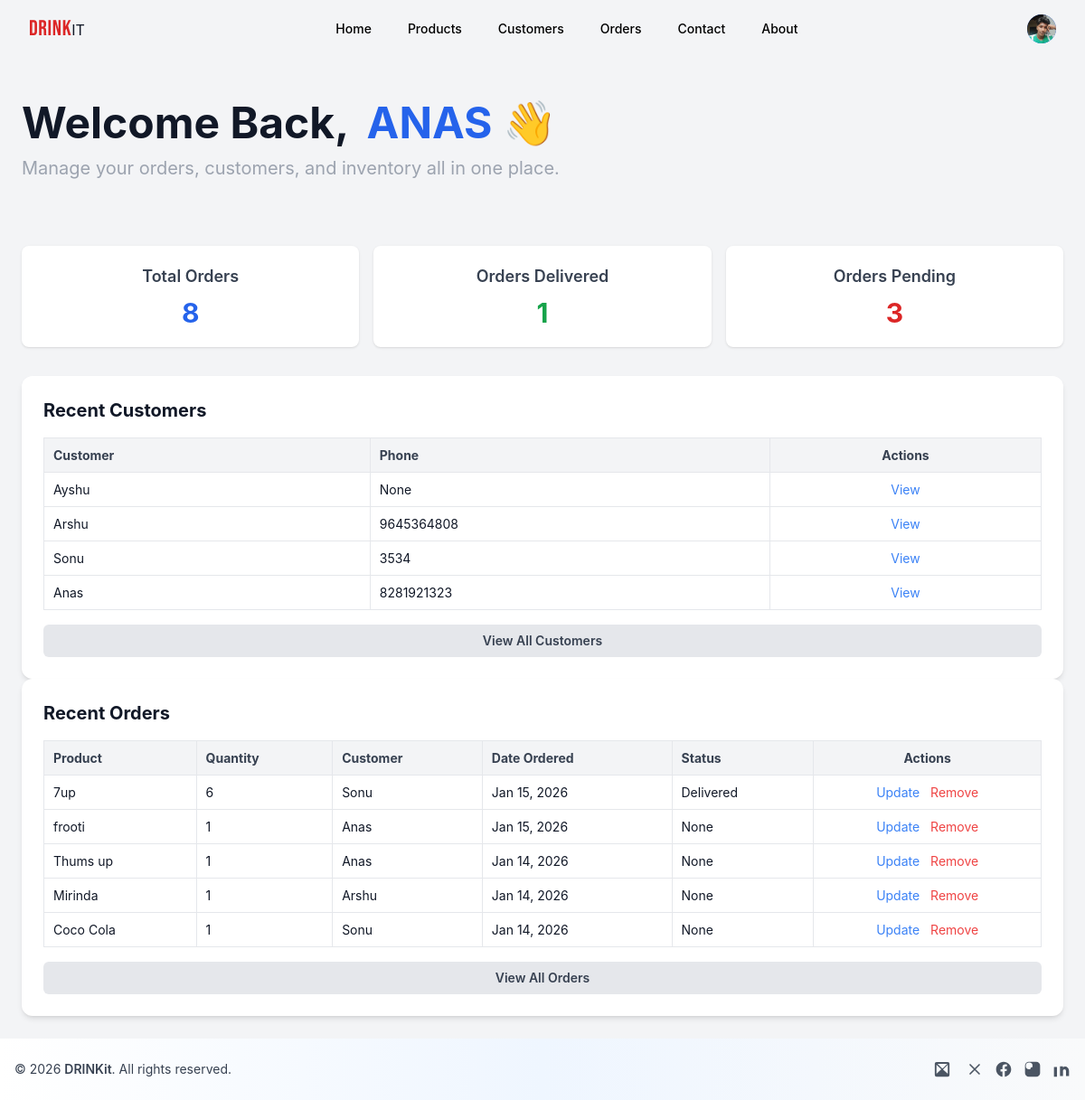
The app's page /home/ (signed in) with its own data.
### demo/models.py (models this page shows, shortened)
class customer(models.Model):
    user = models.OneToOneField(User, null=True, blank=True, on_delete=models.CASCADE)
    profile_pic = models.ImageField(default="profile.jpg", null=True, blank=True)
    name = models.CharField(max_length=200, null=True)
    phone = models.CharField(max_length=200, null=True)
    email = models.EmailField(max_length=200, null=True)
    date_created = models.DateTimeField(auto_now_add=True, null=True)
    def __str__(self):
        return self.name

class order(models.Model):
    STATUS = (
        ('Pending', 'Pending'),
        ('Out for delivery', 'Out for delivery'),
        ('Delivered', 'Delivered'),
    )
    customer = models.ForeignKey(customer, null=True, blank=True, on_delete=models.SET_NULL)
    product = models.ForeignKey(product, null=True, blank=True, on_delete=models.SET_NULL)
    quantity = models.CharField(max_length=200, null=True,default="1")
    date_created = models.DateTimeField(auto_now_add=True, null=True)
    status = models.CharField(max_length=200, null=True, blank=True, choices=STATUS)

class product(models.Model):
    CATEGORY = (
    ('carbonated', 'Carbonated Drinks'),
    ('juice', 'Natural Juices'),
    ('water', 'Bottled Water'),
    ('energy', 'Energy Drinks'),
)
    category = models.CharField(max_length=200, null=True, choices=CATEGORY)
    company = models.ManyToManyField(company, blank=True)
    name = models.CharField(max_length=200, null=True)
    price = models.FloatField(null=True)
    litre = models.CharField(max_length=200, null=True, blank=True)
    image = models.ImageField(null=True, blank=True, default='defualt.jpeg')
    date_created = models.DateTimeField(auto_now_add=True, null=True)
    def __str__(self):
        return self.name

### demo/decorators.py (the view)
        def wrapper_func(request, *args, **kwargs):
            group=None
            if request.user.groups.exists():
                group=request.user.groups.all()[0].name
            if group in allowed_roles or request.user.is_staff:
                return view_func(request, *args, **kwargs)
            else:
                return HttpResponse('You are not authorized to view this page')

### demo/views.py (called while the page is built)
@login_required(login_url='login')
@allowed_users(allowed_roles=['admin'])
def home(request):
    products=models.product.objects.all()
    customers=models.customer.objects.all()
    orders=models.order.objects.all()
    delivered=models.order.objects.filter(status='Delivered')
    pending=models.order.objects.filter(status='Pending')
    context={
        'products':products,
        'customers':customers,
        'orders':orders,
        'delivered':delivered,
        'pending':pending,
    }
    return render(request,'demo/home.html', context)

### demo/templates/demo/home.html (shortened to what this page needs)
<!DOCTYPE html>
<html lang="en">
{% load static %}
<head>
    <script src="https://cdn.tailwindcss.com"></script>
    <link rel="stylesheet" href="{% static 'css/home.css' %}">
</head>
<body class="bg-gray-100 flex flex-col min-h-screen">
    {% include 'demo/navbar.html' %}
   <div class="py-12 px-6">
  <div class="max-w-7xl mx-auto">
  <h1 class="text-4xl md:text-5xl font-bold mb-3">
  <span id="welcome-text" class="inline-block"></span>
  <span
    id="username"
    class="inline-block ml-2 opacity-0 text-blue-600"
  >{{ request.user.username|upper }} 👋
  </span>
</h1>
    <p class="text-lg md:text-xl text-gray-400">
      Manage your orders, customers, and inventory all in one place.
    </p>
  </div>
</div>
    <div class="p-4 md:p-6 animate-fade-in-up flex-grow">
    <div class="grid grid-cols-1 md:grid-cols-3 gap-4 text-center">
        <div class="bg-white p-5 rounded-lg shadow">
            <h2 class="text-lg font-semibold text-gray-700">Total Orders</h2>
            <p class="text-3xl font-bold text-blue-600 mt-2">{{ orders.count|default:0 }}</p>
        </div>
        <div class="bg-white p-5 rounded-lg shadow">
            <h2 class="text-lg font-semibold text-gray-700">Orders Delivered</h2>
            <p class="text-3xl font-bold text-green-600 mt-2">{{ delivered.count|default:0 }}</p>
        </div>
        <div class="bg-white p-5 rounded-lg shadow">
            <h2 class="text-lg font-semibold text-gray-700">Orders Pending</h2>
            <p class="text-3xl font-bold text-red-600 mt-2">{{ pending.count|default:0 }}</p>
        </div>
    </div>
    <div class="mt-8 grid grid-cols-1 lg:grid-cols-5 gap-6 hidden md:block">
        <div class="lg:col-span-2 bg-white p-6 rounded-xl shadow-md flex flex-col">
            <div class="flex justify-between items-center mb-4">
                <h1 class="text-xl font-bold">Recent Customers</h1>
            </div>
            <div class="overflow-x-auto flex-grow">
                <table class="w-full text-left">
                    <thead>
                        <tr class="border-b">
                            <th class="py-2">Customer</th>
                            <th class="py-2">Phone</th>
                            <th class="py-2 text-center">Actions</th>
                        </tr>
                    </thead>
                    <tbody>
                        {% for i in customers|dictsortreversed:"date_created"|slice:":5" %}
                        <tr class="border-b">
                            <td class="py-2">{{ i.name }}</td>
                            <td class="py-2">{{ i.phone }}</td>
                            <td class="py-2 text-center"><a href="{% url 'customer' i.id %}" class="text-blue-500 hover:underline">View</a></td>
                        </tr>
                        {% empty %}
                        <tr>
                            <td colspan="3" class="py-4 text-center text-gray-500">No customers found.</td>
                        </tr>
                        {% endfor %}
                    </tbody>
                </table>
            </div>
            <div class="mt-4 text-center">
                <a href="{% url 'all_customers' %}" class="block w-full bg-gray-200 text-gray-700 px-4 py-2 rounded-md hover:bg-gray-300 text-sm font-semibold transition">View All Customers</a>
            </div>
        </div>
        <div class="lg:col-span-3 bg-white p-6 rounded-xl shadow-md flex flex-col">
            <div class="flex justify-between items-center mb-4">
                <h1 class="text-xl font-bold">Recent Orders</h1>
            </div>
            <div class="overflow-x-auto flex-grow">
                <table class="w-full text-left">
                    <thead>
                        <tr class="border-b">
                            <th class="py-2">Product</th>
                            <th class="py-2">Quantity</th>
                            <th class="py-2">Customer</th>
                            <th class="py-2">Date Ordered</th>
                            <th class="py-2">Status</th>
                            <th class="py-2 text-center">Actions</th>
                        </tr>
                    </thead>
                    <tbody>
                        {% for j in orders|dictsortreversed:"date_created"|slice:":5" %}
                        <tr class="border-b">
                            <td class="py-2">{{j.product}}</td>
                            <td class="py-2">{{j.quantity}}</td>
                            <td class="py-2">{{j.customer}}</td>
                            <td class="py-2">{{j.date_created|date:"M d, Y"}}</td>
                            <td class="py-2">{{j.status}}</td>
                            <td class="py-2 text-center space-x-2">
                                <a href="{% url 'update_order' j.id %}?next={{ request.path }}" class="text-blue-500 hover:underline">Update</a>
                                <a href="{% url 'delete_order' j.id %}?next={{ request.path }}" class="text-red-500 hover:underline">Remove</a>
                            </td>
                        </tr>
                        {% empty %}
                        <tr>
                            <td colspan="5" class="py-4 text-center text-gray-500">No recent orders found.</td>
                        </tr>
                        {% endfor %}
                    </tbody>
                </table>
            </div>
            <div class="mt-4 text-center">
                <a href="{% url 'all_orders' %}" class="block w-full bg-gray-200 text-gray-700 px-4 py-2 rounded-md hover:bg-gray-300 text-sm font-semibold transition">View All Orders</a>
            </div>
        </div>
    </div>
    </div>
    {% include 'demo/footer.html' %}
</body>
</html>

### demo/templates/demo/navbar.html (shortened to what this page needs)
{% load static %}
<script src="https://cdn.tailwindcss.com"></script>
<nav class="bg-transparent text-black ">
    <div class="max-w-7xl mx-auto px-4 sm:px-6 lg:px-8">
        <div class="flex items-center justify-between h-16">
            <div class="flex-shrink-0 flex items-center">
                {% if request.user.is_superuser %}
                 <a href="{% url 'home' %}" class=" hover:text-red-300 hover:scale-105 transition">
                    <div><span class="text-2xl font-['Bebas_Neue'] tracking-wide text-red-600 mb-5 animate-fade-in-up ">DRINK</span><span class="text-gray-900">IT</span></div></a>
                {% else %}
                 <a href="{% url 'user_home' %}" class=" hover:text-red-300 hover:scale-105 transition">
                    <div><span class="text-2xl font-['Bebas_Neue'] tracking-wide text-red-600 mb-5 animate-fade-in-up ">DRINK</span><span class="text-gray-900">IT</span></div></a>
                {% endif %}
            </div>
            <div class="hidden md:block">
                {% if request.user.is_superuser %}
                  <div class="ml-10 flex items-baseline space-x-4">
                    <a href="{% url 'home' %}" class="px-3 py-2 rounded-md text-sm font-medium text-black hover:scale-105 transition">Home</a>
                    <a href="{% url 'products' %}" class="px-3 py-2 rounded-md text-sm font-medium text-black hover:scale-105 transition">Products</a>
                    <a href="{% url 'all_customers' %}" class="px-3 py-2 rounded-md text-sm font-medium text-black hover:scale-105 transition">Customers</a>
                    <a href="{% url 'all_orders' %}" class="px-3 py-2 rounded-md text-sm font-medium text-black hover:scale-105 transition">Orders</a>
                    <a href="#footer" class="px-3 py-2 rounded-md text-sm font-medium text-black hover:scale-105 transition">Contact</a>
                    <a href="{% url 'about' %}" class="px-3 py-2 rounded-md text-sm font-medium text-black hover:scale-105 transition">About</a>
                  </div>
                {% endif %}
            </div>
            <div class="flex items-center">
                <div class="hidden md:block ml-4">
                    {% if request.user.is_authenticated %}
                    <div class="relative">
                        <button onclick="document.getElementById('user-menu-dropdown').classList.toggle('hidden')" class="flex items-center max-w-xs bg-transparent rounded-full focus:outline-none focus:ring-2 focus:ring-offset-2 focus:ring-offset-transparent focus:ring-gray-300">
                            <div class="h-8 w-8 rounded-full bg-blue-600 flex items-center justify-center text-white font-bold overflow-hidden">
                                {% if request.user.customer and request.user.customer.profile_pic %}
                                    <img class="h-full w-full object-cover" src="{{ request.user.customer.profile_pic.url }}" alt="Profile">
                                {% else %}
                                    {{ request.user.username|slice:":1"|upper }}
                                {% endif %}
                            </div>
                        </button>
                    </div>
                    {% else %}
                    <a href="{% url 'login' %}" class="bg-blue-500 text-white px-4 py-2 rounded-md hover:bg-blue-600 text-sm font-semibold">Login</a>
                    {% endif %}
                </div>
            </div>
        </div>
    </div>
</nav>

### static/css/home.css (style rules this page uses)
:root { --bg: #f8fafc; --muted: #6b7280; --border: #e5e7eb; font-family: Inter, ui-sans-serif, system-ui, -apple-system, "Segoe UI", Roboto, "Helvetica Neue", Arial; }
html, body { height: 100%; margin: 0; background: var(--bg); color: #111827; }
table { width: 100%; border-collapse: collapse; font-size: 14px; }
th, td { border: 1px solid var(--border); padding: 10px; text-align: left; }
thead th { background: #f3f4f6; font-weight: 700; color: #374151; }

### records on screen
customer: name "Ayshu", phone "None"
customer: name "Arshu", phone "9645364808"
customer: name "Sonu", phone "3534"
customer: name "Anas", phone "8281921323"
order: product "7up", quantity "6", customer "Sonu", date_created "Jan 15, 2026", status "Delivered"
order: product "frooti", quantity "1", customer "Anas", date_created "Jan 15, 2026", status "None"
order: product "Thums up", quantity "1", customer "Anas", date_created "Jan 14, 2026", status "None"
order: product "Mirinda", quantity "1", customer "Arshu", date_created "Jan 14, 2026", status "None"
order: product "Coco Cola", quantity "1", customer "Sonu", date_created "Jan 14, 2026", status "None"

### other values on screen
{{ request.user.username|upper }} "ANAS"
{{ orders.count|default:0 }} "8"
{{ delivered.count|default:0 }} "1"
{{ pending.count|default:0 }} "3"
